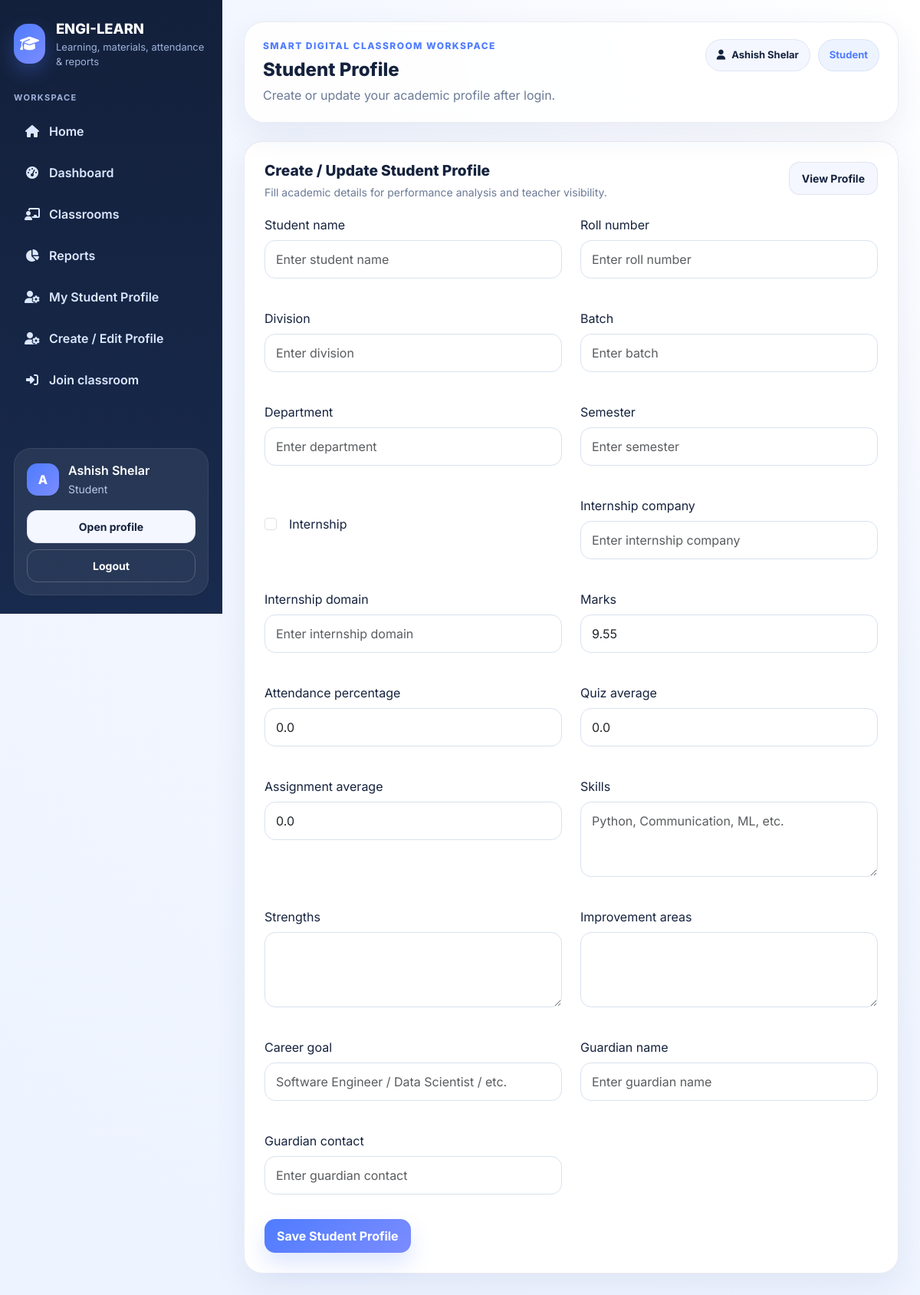
Screenshot of /student/profile/edit/ (signed in) with the database file from the repository.
### core/models.py (models this page shows, shortened)
class Profile(models.Model):
    ROLE_CHOICES = (
        ('admin', 'Admin'),
        ('teacher', 'Teacher'),
        ('student', 'Student'),
    )
    user = models.OneToOneField(User, on_delete=models.CASCADE)
    role = models.CharField(max_length=20, choices=ROLE_CHOICES, default='student')
    phone = models.CharField(max_length=20, blank=True)
    bio = models.TextField(blank=True)

class StudentAcademicProfile(models.Model):
    user = models.OneToOneField(settings.AUTH_USER_MODEL, on_delete=models.CASCADE, related_name="student_academic_profile")
    student_name = models.CharField(max_length=150, blank=True)
    roll_number = models.CharField(max_length=50, blank=True)
    division = models.CharField(max_length=30, blank=True)
    batch = models.CharField(max_length=50, blank=True)
    department = models.CharField(max_length=100, blank=True)
    semester = models.CharField(max_length=30, blank=True)
    internship = models.BooleanField(default=False)
    internship_company = models.CharField(max_length=150, blank=True)
    internship_domain = models.CharField(max_length=150, blank=True)
    marks = models.FloatField(default=0.0)
    attendance_percentage = models.FloatField(default=0.0)
    quiz_average = models.FloatField(default=0.0)
    assignment_average = models.FloatField(default=0.0)
    skills = models.TextField(blank=True)
    strengths = models.TextField(blank=True)
    improvement_areas = models.TextField(blank=True)
    career_goal = models.CharField(max_length=200, blank=True)
    guardian_name = models.CharField(max_length=150, blank=True)
    guardian_contact = models.CharField(max_length=20, blank=True)
    predicted_band = models.CharField(max_length=50, blank=True, default="Not generated")
    risk_level = models.CharField(max_length=50, blank=True, default="Unknown")
    ai_suggestions = models.TextField(blank=True)
    created_at = models.DateTimeField(auto_now_add=True)
    updated_at = models.DateTimeField(auto_now=True)

### core/views.py (the view)
# urls.py: path("student/profile/edit/", views.student_profile_create_update, name="student_profile_edit"),
@login_required
def student_profile_create_update(request):
    profile_obj, created = StudentAcademicProfile.objects.get_or_create(user=request.user)
    if hasattr(request.user, "profile") and request.user.profile.role != "student":
        messages.error(request, "Only students can edit student profile.")
        return redirect("dashboard")
    if request.method == "POST":
        form = StudentAcademicProfileForm(request.POST, instance=profile_obj)
        if form.is_valid():
            saved_profile = form.save(commit=False)
            predicted_band, risk_level, ai_text = generate_ai_performance_analysis(saved_profile)
            saved_profile.predicted_band = predicted_band
            saved_profile.risk_level = risk_level
            saved_profile.ai_suggestions = ai_text
            saved_profile.save()
            messages.success(request, "Student profile saved successfully.")
            return redirect("student_profile")
    else:
        form = StudentAcademicProfileForm(instance=profile_obj)
    return render(
        request,
        "core/student_profile_form.html",
        {
            "form": form,
            "student_profile_obj": profile_obj,
        },
    )

### core/templates/core/student_profile_form.html (shortened to what this page needs)
{% extends 'core/base.html' %}
{% block page_title %}Student Profile{% endblock %}
{% block page_subtitle %}Create or update your academic profile after login.{% endblock %}
{% block content %}
<div class="content-panel">
    <div class="panel-header">
        <div>
            <h3>Create / Update Student Profile</h3>
            <p>Fill academic details for performance analysis and teacher visibility.</p>
        </div>
        <div class="panel-actions">
            <a href="{% url 'student_profile' %}" class="btn btn-soft btn-sm">View Profile</a>
        </div>
    </div>
    <form method="post">
        <div class="row g-4">
            {% for field in form %}
            <div class="col-md-6">
                {% if field.name == "skills" or field.name == "strengths" or field.name == "improvement_areas" %}
                <div class="mb-3">
                    <label class="form-label">{{ field.label }}</label>
                    {{ field }}
                </div>
                {% elif field.name == "internship" %}
                <div class="mb-3 form-check mt-4">
                    {{ field }}
                    <label class="form-check-label ms-2">{{ field.label }}</label>
                </div>
                {% else %}
                <div class="mb-3">
                    <label class="form-label">{{ field.label }}</label>
                    {{ field }}
                </div>
                {% endif %}
            </div>
            {% endfor %}
        </div>
        <div class="mt-3">
            <button type="submit" class="btn btn-gradient">Save Student Profile</button>
        </div>
    </form>
</div>
{% endblock %}

### core/templates/core/base.html (shortened to what this page needs)
{% load static %}
<!DOCTYPE html>
<html lang="en">
<head>
    <link href="https://cdn.jsdelivr.net/npm/bootstrap@5.3.3/dist/css/bootstrap.min.css" rel="stylesheet">
    <link rel="stylesheet" href="https://cdnjs.cloudflare.com/ajax/libs/font-awesome/6.5.2/css/all.min.css">
    <link rel="stylesheet" href="{% static 'css/style.css' %}">
</head>
<body class="app-bg">
<div class="layout-shell">
    <aside class="sidebar-panel" id="sidebarPanel">
        <div>
            <a href="/" class="brand-link text-decoration-none">
                <div class="brand-logo"><i class="fa-solid fa-graduation-cap"></i></div>
                <div>
                    <div class="brand-title">ENGI-LEARN</div>
                    <div class="brand-subtitle">Learning, materials, attendance & reports</div>
                </div>
            </a>
            <div class="sidebar-section-title">Workspace</div>
            <nav class="nav flex-column app-nav">
                <a class="nav-link {% if request.path == '/' %}active{% endif %}" href="/"><i class="fa-solid fa-house"></i><span>Home</span></a>
                {% if user.is_authenticated %}
                    <a class="nav-link {% if '/dashboard/' in request.path %}active{% endif %}" href="{% url 'dashboard' %}"><i class="fa-solid fa-gauge-high"></i><span>Dashboard</span></a>
                    <a class="nav-link " href="{% url 'classroom_list' %}"><i class="fa-solid fa-chalkboard-user"></i><span>Classrooms</span></a>
                    <a class="nav-link {% if '/reports/' in request.path %}active{% endif %}" href="{% url 'reports' %}"><i class="fa-solid fa-chart-pie"></i><span>Reports</span></a>
                     {% if request.user.profile.role == 'student' %}
                    <a class="nav-link" href="{% url 'student_profile' %}" class="btn btn-soft btn-sm"><i class="fa-solid fa-user-gear"></i> <span> My Student Profile </span> </a>
                    <a class="nav-link" href="{% url 'student_profile_edit' %}" class="btn btn-gradient btn-sm"> <i class="fa-solid fa-user-gear"></i> <span> Create / Edit Profile </span></a>
                    {% endif %}
                    {% if user.profile.role == 'student' %}
                        <a class="nav-link {% if '/classrooms/join/' in request.path %}active{% endif %}" href="{% url 'join_classroom' %}"><i class="fa-solid fa-right-to-bracket"></i><span>Join classroom</span></a>
                    {% endif %}
                {% endif %}
            </nav>
        </div>
        {% if user.is_authenticated %}
        <div class="sidebar-footer-card">
            <div class="sidebar-user-mini mb-3">
                <div class="avatar-chip">{{ user.first_name|default:user.username|first|upper }}</div>
                <div class="sidebar-user-meta">
                    <div class="fw-semibold">{{ user.get_full_name|default:user.username }}</div>
                    <small class="text-capitalize">{{ user.profile.role }}</small>
                </div>
            </div>
            <div class="d-grid gap-2">
                <a href="{% url 'profile' %}" class="btn btn-soft btn-sm">Open profile</a>
                <a href="{% url 'logout' %}" class="btn btn-outline-soft btn-sm">Logout</a>
            </div>
        </div>
        {% endif %}
    </aside>
    <main class="main-panel">
        <header class="topbar-panel">
            <div class="d-flex align-items-start gap-3 flex-grow-1">
                <div>
                    <div class="eyebrow">Smart digital classroom workspace</div>
                    <h1 class="page-title">{% block page_title %}SmartClass{% endblock %}</h1>
                    <div class="page-subtitle">{% block page_subtitle %}Manage classes, materials, assignments, quizzes, attendance, and reports in one polished dashboard.{% endblock %}</div>
                </div>
            </div>
            <div class="header-actions">
                {% if user.is_authenticated %}
                    <div class="header-chips">
                        <span class="header-chip"><i class="fa-solid fa-user"></i> {{ user.get_full_name|default:user.username }}</span>
                        <span class="header-chip role-chip text-capitalize">{{ user.profile.role }}</span>
                    </div>
                {% else %}
                    <a class="btn btn-soft" href="{% url 'login' %}">Login</a>
                    <a class="btn btn-gradient" href="{% url 'register' %}">Create account</a>
                {% endif %}
            </div>
        </header>
        {% block content %}{% endblock %}
    </main>
</div>
</body>
</html>

### rows the page displays
StudentAcademicProfile: form "9.55" "0.0" "0.0" "0.0"

### other values shown
{{ user.first_name|default:user.username|first|upper }} "A"
{{ user.get_full_name|default:user.username }} "Ashish Shelar"
{{ user.profile.role }} "Student"
{{ field.label }} "Student name" "Roll number" "Division" "Batch" "Department" "Semester" "Internship company" "Internship domain" "Marks" "Attendance percentage" "Quiz average" "Assignment average" "Career goal" "Guardian name" "Guardian contact"
{{ field.label }} "Internship"
{{ field.label }} "Skills" "Strengths" "Improvement areas"
